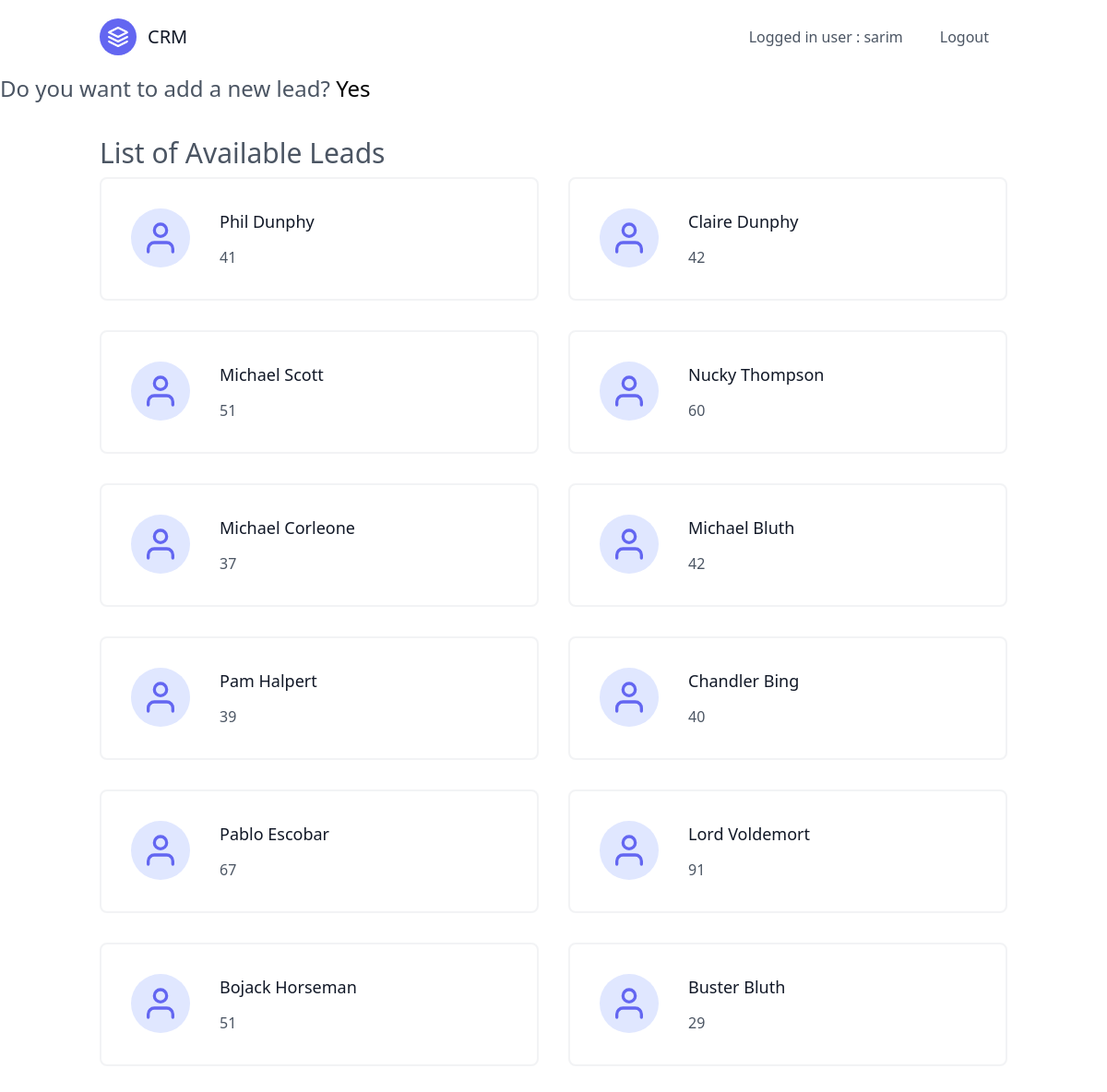
Screenshot of /leads/ (signed in) with the database file from the repository.
### leads/models.py (models this page shows, shortened)
class User(AbstractUser):
    pass

class Lead(models.Model):
    first_name = models.CharField(max_length=25)
    last_name = models.CharField(max_length=25)
    age = models.PositiveIntegerField()
    agent = models.ForeignKey("Agent", on_delete=models.CASCADE)

### leads/views.py (the view)
# urls.py: path("", LeadListView.as_view(), name = "lead-list"),
class LeadListView(ListView):
    template_name = "leads/lead_list.html"
    queryset = Lead.objects.all()
    context_object_name = "leads"               # "object_list" by default

### leads/templates/leads/lead_list.html
{% extends "base.html" %}
{% block content %}
<section class="text-gray-600 body-font">
    <div class = "text-2xl">
    <p>Do you want to add a new lead?
    <a href="{% url 'leads:lead-create' %}" class="text-black hover:text-blue-500">Yes</a></p>
</div>
    <div class="container px-5 py-7 mx-auto flex flex-wrap">
            <h2 class = "py-2 text-3xl">List of Available Leads</h2>
        <div class="flex flex-wrap -m-4">
            {%for lead in leads %}
            <div class="p-4 lg:w-1/2 md:w-full">
                <div class="flex border-2 rounded-lg border-gray-200 border-opacity-50 p-8 sm:flex-row flex-col">
                    <div
                        class="w-16 h-16 sm:mr-8 sm:mb-0 mb-4 inline-flex items-center justify-center rounded-full bg-indigo-100 text-indigo-500 flex-shrink-0">
                        <svg fill="none" stroke="currentColor" stroke-linecap="round" stroke-linejoin="round"
                            stroke-width="2" class="w-10 h-10" viewBox="0 0 24 24">
                            <path d="M20 21v-2a4 4 0 00-4-4H8a4 4 0 00-4 4v2"></path>
                            <circle cx="12" cy="7" r="4"></circle>
                        </svg>
                    </div>
                    <div class="flex-grow">
                        <h2 class="text-gray-900 text-lg title-font font-medium mb-3">
                            <a href="{% url 'leads:lead-detail' lead.pk %}">
                                {{lead.first_name}} {{lead.last_name}}
                            </a>
                        </h2>
                        <p class="leading-relaxed text-base">{{lead.age}}</p>
                    </div>
                </div>
            </div>
            {%endfor%}
        </div>
    </div>
</section>
{% endblock content %}

### pages/templates/navbar.html
<header class="text-gray-600 body-font">
    <div class="container mx-auto flex flex-wrap p-5 flex-col md:flex-row items-center">
      <a class="flex title-font font-medium items-center text-gray-900 mb-4 md:mb-0">
        <svg xmlns="http://www.w3.org/2000/svg" fill="none" stroke="currentColor" stroke-linecap="round" stroke-linejoin="round" stroke-width="2" class="w-10 h-10 text-white p-2 bg-indigo-500 rounded-full" viewBox="0 0 24 24">
          <path d="M12 2L2 7l10 5 10-5-10-5zM2 17l10 5 10-5M2 12l10 5 10-5"></path>
        </svg>
        <span class="ml-3 text-xl">CRM</span>
      </a>
      <nav class="md:ml-auto flex flex-wrap items-center text-base justify-center">
        {% if request.user.is_authenticated %}
        <a class="mr-10 hover:text-gray-900">Logged in user : {{request.user}}</a>
        <a href="{% url 'logout' %}" class="mr-5 hover:text-gray-900">Logout</a>
        {% else %}
        <a href="{% url 'login' %}" class="mr-5 hover:text-gray-900">Login</a>
        <a href="{% url 'signup' %}" class="mr-5 hover:text-gray-900">Signup</a>
        {% endif %}
      </nav>
    </div>
  </header>

### rows the page displays
User: user "sarim"
Lead: first_name "Phil", last_name "Dunphy", age "41"
Lead: first_name "Claire", last_name "Dunphy", age "42"
Lead: first_name "Michael", last_name "Scott", age "51"
Lead: first_name "Nucky", last_name "Thompson", age "60"
Lead: first_name "Michael", last_name "Corleone", age "37"
Lead: first_name "Michael", last_name "Bluth", age "42"
Lead: first_name "Pam", last_name "Halpert", age "39"
Lead: first_name "Chandler", last_name "Bing", age "40"
Lead: first_name "Pablo", last_name "Escobar", age "67"
Lead: first_name "Lord", last_name "Voldemort", age "91"
Lead: first_name "Bojack", last_name "Horseman", age "51"
Lead: first_name "Buster", last_name "Bluth", age "29"
